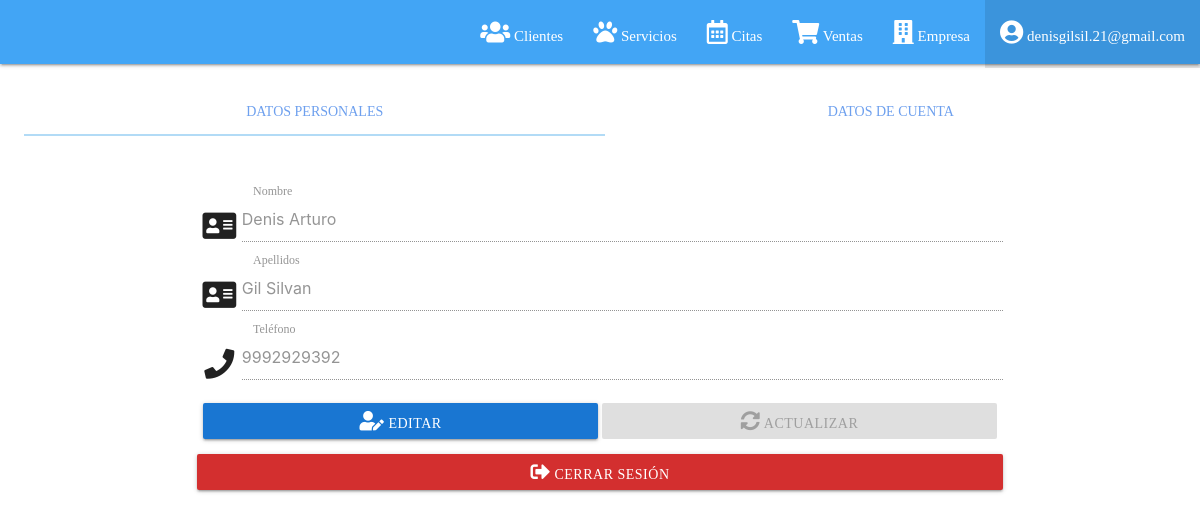
Page /View/Perfil.php (signed in) on the committed database.
### tables this page shows
CREATE TABLE `usuarios` (
  `cve_usuario` int(11) NOT NULL,
  `imagen` varchar(250) NOT NULL,
  `correo` varchar(50) DEFAULT NULL,
  `contrasena` varchar(150) DEFAULT NULL,
  `tipo` int(11) DEFAULT NULL,
  `activo` bit(1) DEFAULT NULL
);

CREATE TABLE `personas` (
  `cve_persona` int(11) NOT NULL,
  `nombre` varchar(80) DEFAULT NULL,
  `apellidos` varchar(80) DEFAULT NULL,
  `telefono` varchar(10) DEFAULT NULL,
  `activo` bit(1) DEFAULT NULL
);

### Config/Autoload.php (called while the page is built, shortened)
<?php namespace Config;
class Autoload {
    public static function run() {
        spl_autoload_register(function($class) {
            $ruta = "../" . str_replace("\\", "/", $class) . ".php";
        });
    }
}
?>

### Model/Conexion.php (called while the page is built, shortened)
<?php  namespace Model;
class Conexion {
    private $datos = array(
        'host' => "localhost",
        'user' => "root",
        'pass' => "",
        'db' => "veterinaria",
    );
    private $con;
    public function __construct() {
        $this->con = new \mysqli($this->datos['host'], $this->datos['user'], $this->datos['pass'], $this->datos['db']);
        $this->con->set_charset("utf8");
    }
    public function query($sql) {
        return $this->con->query($sql);
    }
}

### Prevista/pre_perfil.php (called while the page is built, shortened)
<?php
include '../Config/Autoload.php';
$con = new \Model\Conexion();
$usuarios = new \Model\Usuarios($con);
$usuarios->set('cve_usuario',$_SESSION['cve_usuario']);
$rs=$usuarios->verPerfil();
?>

### Model/Usuarios.php (called while the page is built, shortened)
<?php
class Usuarios {
	private $con;
	private $cve_usuario;
	function __construct($con) {
		$this->con = $con;
	}
	public function verPerfil(){
		$sql = "SELECT * FROM usuarios AS us, personas AS per WHERE per.cve_persona=us.cve_usuario AND us.cve_usuario='$this->cve_usuario'";
		return $this->con->query($sql);
	}
}
?>

### View/Perfil.php (the view, shortened to what this page needs)
<?php
include '../Prevista/pre_perfil.php';
?>
<!DOCTYPE html>
<html>
<head>
	<?php include '../Prevista/pre_links.php'; ?>
	<link rel="stylesheet" type="text/css" href="../Lib/css/perfil.css">
</head>
<body>
	<?php include '../Prevista/pre_nav.php'; ?>
	<div style="margin: 2% 2% 2% 2%;" class="center-align animated fadeIn">
		<ul class="tabs tabs-fixed-width">
			<li class="tab col s6"><a href="#datosPersonales">Datos Personales</a></li>
			<li class="tab col s6"><a href="#datosCuenta">Datos de cuenta</a></li>
		</ul>
		<br><br>
		<div id="datosPersonales" class="container">
			<?php $dt=$rs->fetch_assoc() ?>
			<form>
				<div class="input-field col s12">
					<i class="material-icons prefix"><span class="fas fa-address-card"></span></i>
					<input type="text" id="nombre" disabled="disabled" value="<?php echo $dt['nombre'] ?>">
					<label for="nombre">Nombre</label>
				</div>
				<div class="input-field col s12">
					<i class="material-icons prefix"><span class="fas fa-address-card"></span></i>
					<input type="text" id="apellidos" disabled="disabled" value="<?php echo $dt['apellidos'] ?>">
					<label for="apellidos">Apellidos</label>
				</div>
				<div class="input-field col s12">
					<i class="material-icons prefix"><span class="fas fa-phone"></span></i>
					<input type="number" id="telefono" maxlength="10" oninput="if(this.value.length > this.maxLength) this.value = this.value.slice(0, this.maxLength);" disabled="disabled" value="<?php echo $dt['telefono'] ?>">
					<label for="telefono">Teléfono</label>
				</div>
				<a class="btn waves-effect #1976d2 blue darken-2 boton editPersonal"><i class="fas fa-user-edit"></i> Editar</a>
				<a class="btn waves-effect #4caf50 green boton actPersonal" disabled="disabled"><i class="fas fa-sync-alt"></i> Actualizar</a>
			</form>
		</div>
		<a href="../Prevista/cerrarSesion.php" class="btn waves-effect waves-light #d32f2f red darken-2 cerrarSesion">
			<i class="fas fa-sign-out-alt"></i>
			Cerrar Sesión
		</a>
	</div>
</body>
</html>

### rows in the picture
usuarios: cve_usuario.nombre "Denis Arturo", cve_usuario.apellidos "Gil Silvan", cve_usuario.telefono "9992929392"

### other values in the picture
$_SESSION['correo'] "denisgilsil.21@gmail.com"
